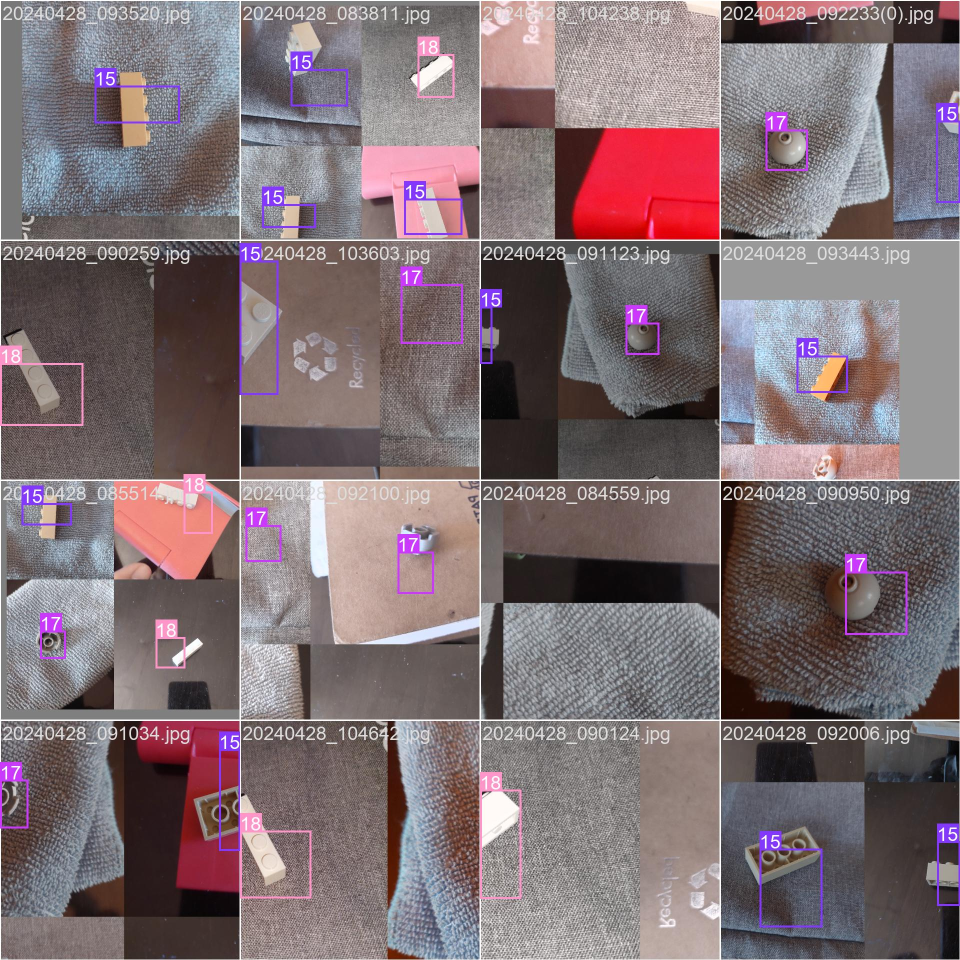
#> input picture runs/detect/train3/train_batch1.jpg, 1920 x 1920 px (shown at 1/2 size)
$ python -i lego_detector.py   (imports and definitions only)
#> lines starting #> are read from the running program, lines starting #| are printed output that depends on the picture; pictures that were not available may be replaced by others from this repository, and a replacement may not be noted
import cv2
import os
import uuid
import numpy as np


# Calculate the average color of pixels darker than [50, 50, 50]
def average_dark_color(image):
  dark_pixels = []
  for row in image:
    for pixel in row:
      if all(pixel < [50, 50, 50]):  # Check if the pixel is darker than the threshold
        dark_pixels.append(pixel)
  if not dark_pixels:
    return [25, 25, 25]  # Fallback color if no dark pixels are found
  return np.mean(dark_pixels, axis=0)


def process_image(user_image_path):
#> called with user_image_path = '../runs/detect/train3/train_batch1.jpg'
  img_example = cv2.imread(user_image_path)
#> img_example is the input picture: shape (1920, 1920, 3); mean B, G, R 115.4, 110.8, 126.6
  img_bg = cv2.imread('input/background_backlit_B.jpg') # Size = 3024 x 4032

  # Adjust img_bg to the same size as img_example
  img_bg = cv2.resize(img_bg, (img_example.shape[1], img_example.shape[0]), interpolation=cv2.INTER_AREA)

  # Convert to grayscale
  img_bg_gray = cv2.cvtColor(img_bg, cv2.COLOR_BGR2GRAY)
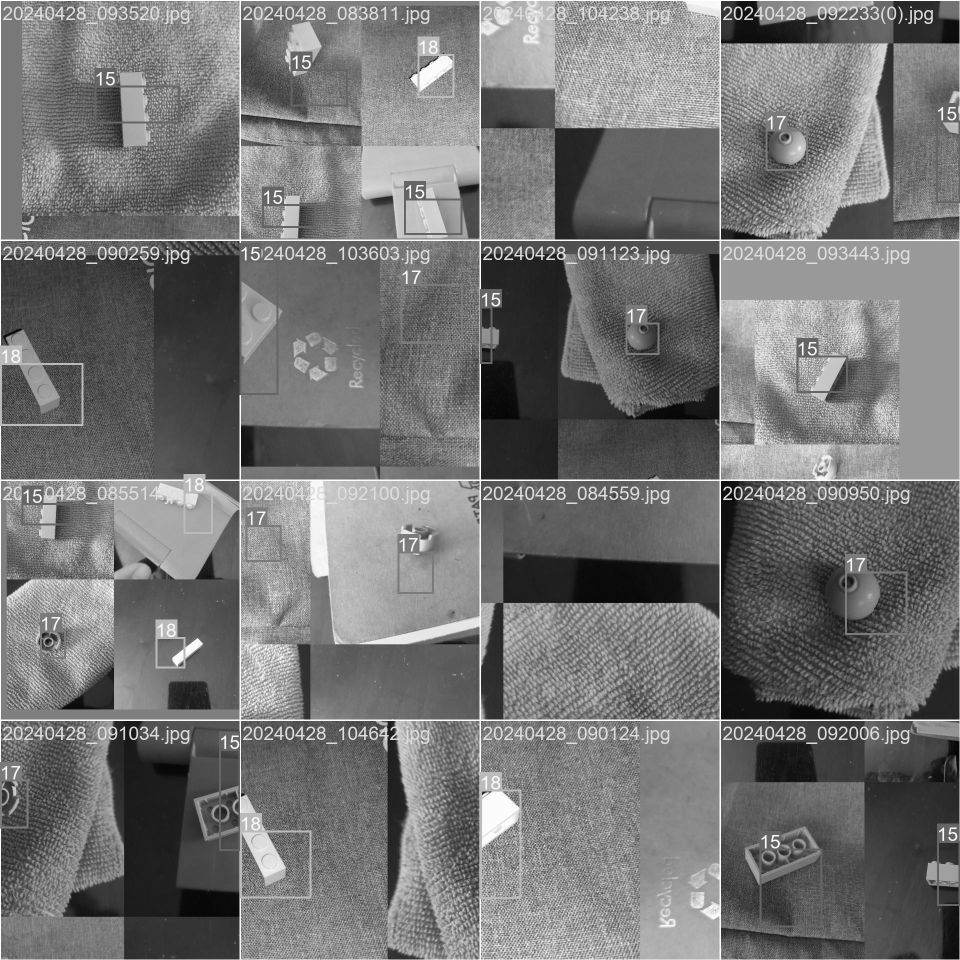
#> img_bg_gray: shape (1920, 1920) (shown at 1/2 size); min 0, max 255, mean 116.1
  img_gray = cv2.cvtColor(img_example, cv2.COLOR_BGR2GRAY)

  # Calculate difference between background and example image
  diff_gray = cv2.absdiff(img_bg_gray, img_gray)
#> diff_gray: shape (1920, 1920); every value is 0

  # Gaussian blur to smooth out pixels
  diff_gray_blur = cv2.GaussianBlur(diff_gray, (5, 5), 0)

  # Find threshold to convert to binary image using Otsu's meth od
  ret, img_tresh = cv2.threshold(diff_gray_blur, 0, 255, cv2.THRESH_BINARY + cv2.THRESH_OTSU)
#> ret = 0

  # Find contours
  arr_cnt, a2 = cv2.findContours(img_tresh, cv2.RETR_EXTERNAL, cv2.CHAIN_APPROX_SIMPLE)
#> arr_cnt = []; a2 = None

  # Copy image to avoid overwriting
  img_with_allcontours = img_example.copy()
  cv2.drawContours(img_with_allcontours, arr_cnt, -1, (0, 255, 0), 3)

  # DISCARD Lego blocks that are not considered to be a block (valid contours)

  # Dimensions de l'image
  height, width, channels = img_example.shape
#> height = 1920; width = 1920; channels = 3

  validcontours = []
  contour_index = -1

  # Iterer sur chaque contour
  for i in arr_cnt:

    contour_index = contour_index + 1
    ca = cv2.contourArea(i)

    # Calcul du ratio W/H
    x, y, w, h = cv2.boundingRect(i)
    aspect_ratio = float(w) / h

    # Flag en tant que bruit si le contour est sur le bord de l'image
    # Les contours qui sont sur le bord de l'image sont generalement du bruit
    edge_noise = False
    if x == 0:
      edge_noise = True
    if y == 0:
      edge_noise = True
    # Si l'objet est sur le bord de l'image, on le considere comme du bruit
    if (x + w) == width:
      edge_noise = True
    if (y + h) == height:
      edge_noise = True

    # SUPPRIMER si l'aire est trop petite
    if ca > 1300:
      if aspect_ratio <= 6:
        # SUPPRIMER si le contour est sur le bord de l'image
        if not edge_noise:
          validcontours.append(contour_index)
#> this loop made 0 passes
#> after the loop, contour_index = -1; validcontours = []

  # Copier l'image originale
  img_withcontours = img_example.copy()

  # Afficher le nombre de contours valides
  if len(validcontours) > 1:
    print("There is more than 1 object in the picture")
  else:
    if len(validcontours) == 1:
      print("One object detected")
    else:
      print("No objects detected")

  for i in validcontours:
    cv2.drawContours(img_withcontours, arr_cnt, i, (0, 255, 0), 3)

  # Afficher les bounding boxes
  img_withrectangle = img_example.copy()
  for i in validcontours:
    x, y, w, h = cv2.boundingRect(arr_cnt[i])
    cv2.rectangle(img_withrectangle, (x, y), (x + w, y + h), (0, 255, 0), 2)

  # Save each brick in a separate file
  img_withrectangle = img_example.copy()

  # Check output folder
  if not os.path.exists('output'):
    os.makedirs('output')

  # Iterer sur chaque contour
  bricks_data = []
  for i in validcontours:
    x, y, w, h = cv2.boundingRect(arr_cnt[i])
    unique_filename = f"brick_{i}_{uuid.uuid4()}.jpg"
    brick_info = {
      "id": i,
      "position": {"x": x, "y": y},
      "size": {"width": w, "height": h},
      "image_path": f"http://brick-ai.eu-4.evennode.com/output/{unique_filename}"
    }
    bricks_data.append(brick_info)
    cv2.rectangle(img_withrectangle, (x, y), (x + w, y + h), (0, 255, 0), 2)

    # Crop image
    crop_img = img_example[y:y + h, x:x + w]

    # Assuming 'img' is your image
    avg_color = average_dark_color(crop_img)

    # Force the image to be a square, fill the rest with 25, 25, 25
    if w > h:
      # Add padding to the top and bottom
      pad = int((w - h) / 2)
      crop_img = cv2.copyMakeBorder(crop_img, pad, pad, 0, 0, cv2.BORDER_CONSTANT, value=avg_color)
    else:
      # Add padding to the left and right
      pad = int((h - w) / 2)
      crop_img = cv2.copyMakeBorder(crop_img, 0, 0, pad, pad, cv2.BORDER_CONSTANT, value=avg_color)

    # Make the image grey
    crop_img = cv2.cvtColor(crop_img, cv2.COLOR_BGR2GRAY)

    # Save the cropped image with the unique filename
    cv2.imwrite(f"output/{unique_filename}", crop_img)
#> after the loop, bricks_data = []

  return bricks_data

>>> result = process_image('../runs/detect/train3/train_batch1.jpg')
#> result = []

$ run again, on runs/detect/train3/train_batch2.jpg
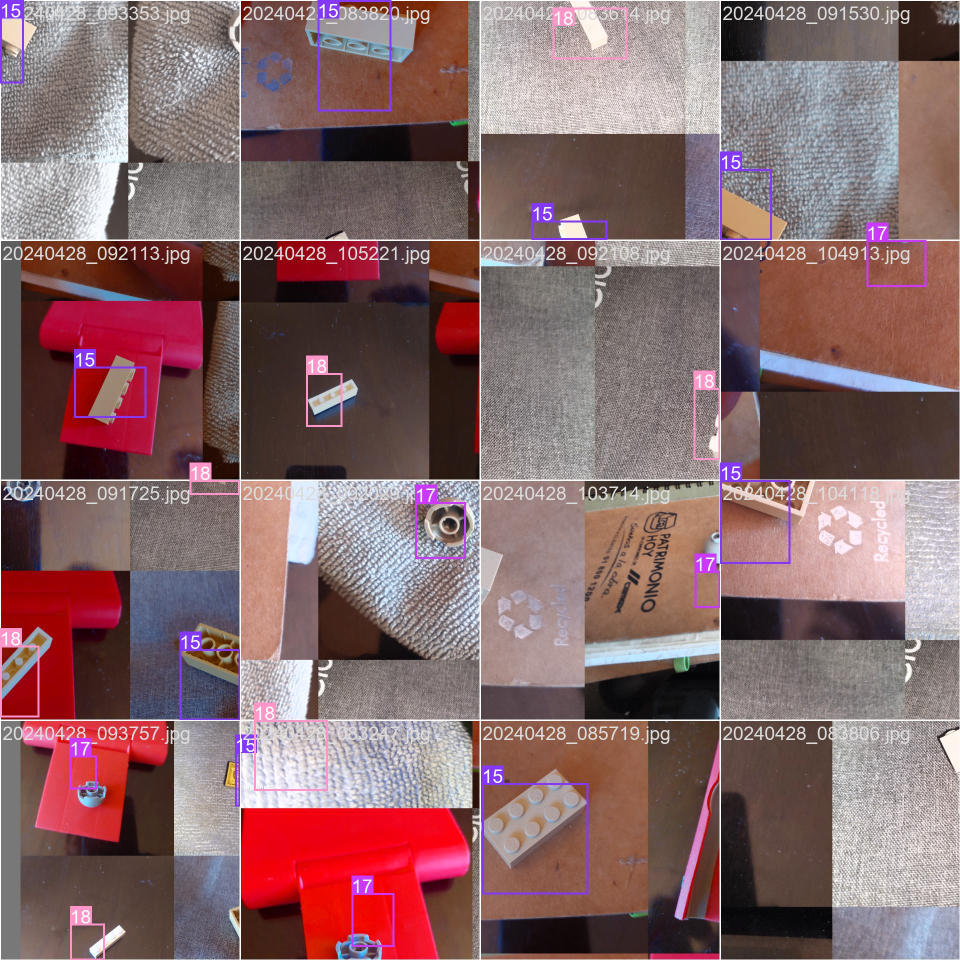
#> input picture runs/detect/train3/train_batch2.jpg, 1920 x 1920 px (shown at 1/2 size)
#> in process_image, img_example is the input picture: shape (1920, 1920, 3); mean B, G, R 106.2, 104, 135.4
#> in process_image, `img_bg_gray = cv2.cvtColor(img_bg, cv2.COLOR_BGR2GRAY)`:
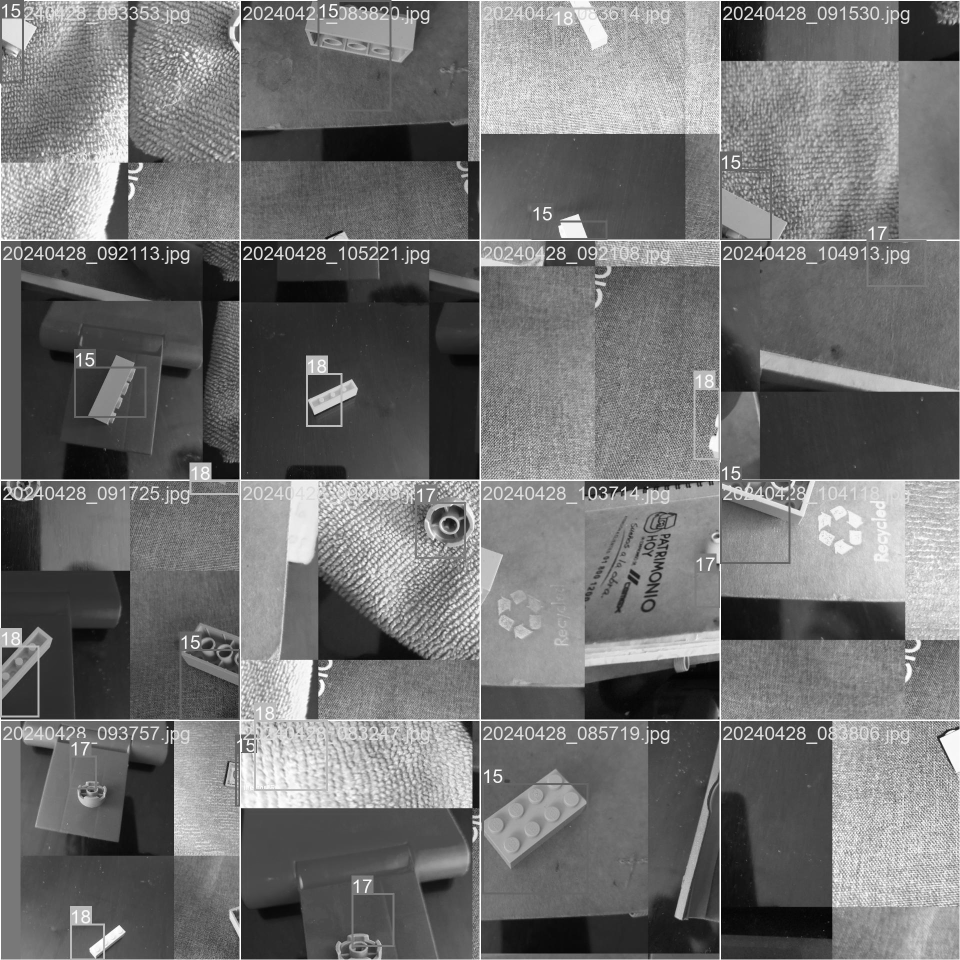
#> img_bg_gray: shape (1920, 1920) (shown at 1/2 size); min 0, max 255, mean 113.7
#> diff_gray: shape (1920, 1920); every value is 0
#> ret = 0
#> arr_cnt = []; a2 = None
#> after the loop in process_image, `for i in arr_cnt:`: contour_index = -1; validcontours = []

$ run again, on runs/detect/train3/val_batch0_pred.jpg
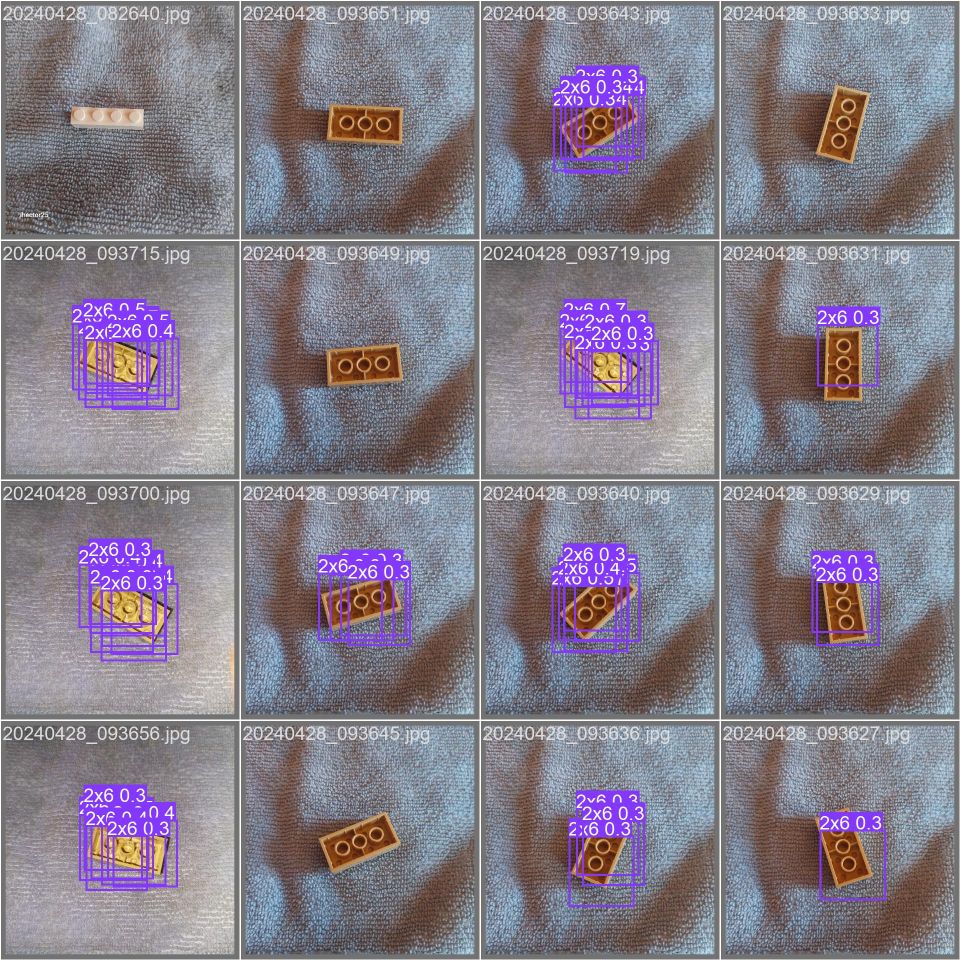
#> input picture runs/detect/train3/val_batch0_pred.jpg, 1920 x 1920 px (shown at 1/2 size)
#> in process_image, img_example is the input picture: shape (1920, 1920, 3); mean B, G, R 137.3, 124.7, 131.7
#> in process_image, `img_bg_gray = cv2.cvtColor(img_bg, cv2.COLOR_BGR2GRAY)`:
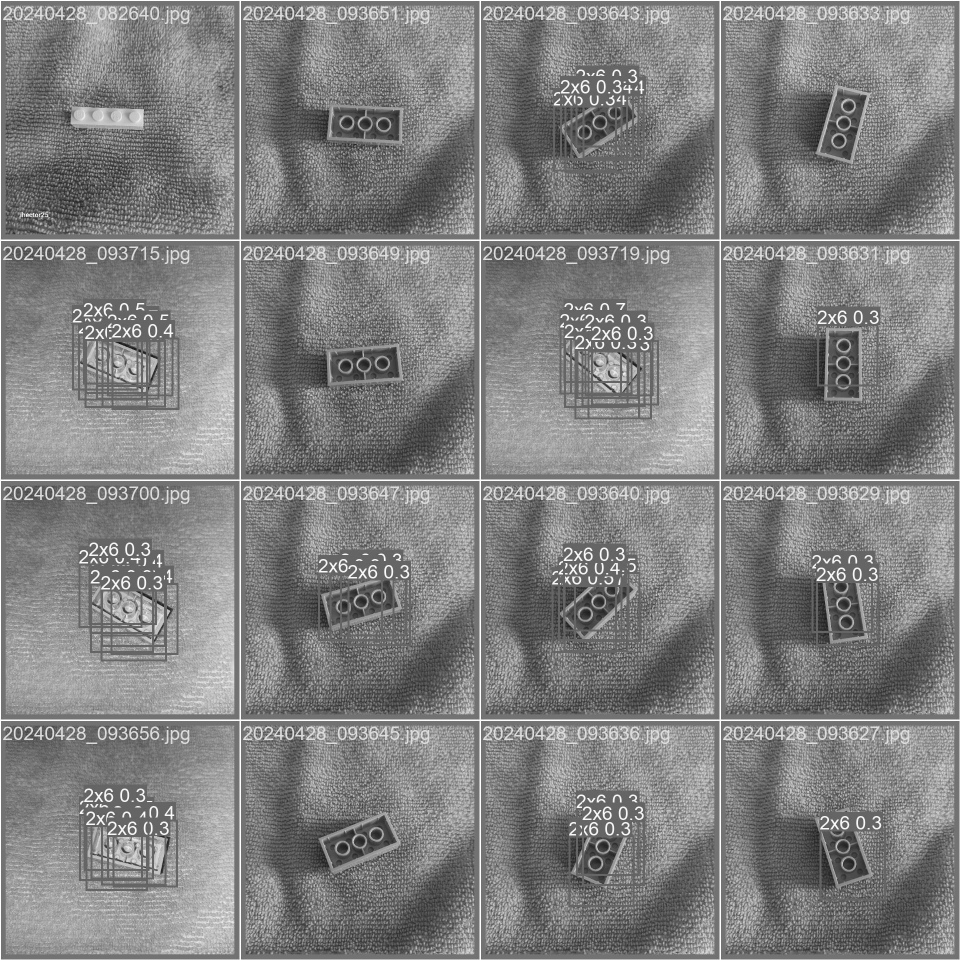
#> img_bg_gray: shape (1920, 1920) (shown at 1/2 size); min 4, max 255, mean 128.2
#> diff_gray: shape (1920, 1920); every value is 0
#> ret = 0
#> arr_cnt = []; a2 = None
#> after the loop in process_image, `for i in arr_cnt:`: contour_index = -1; validcontours = []
